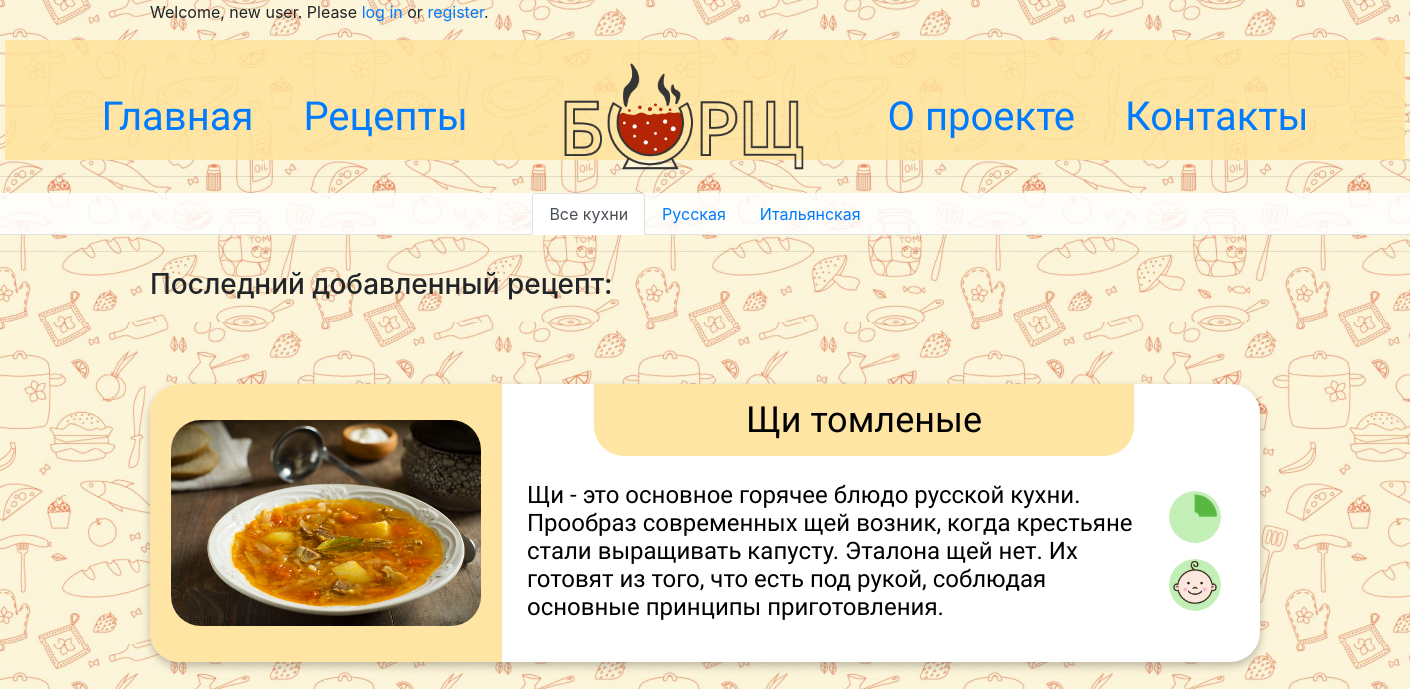
The page / on the database its author committed.
### mainapp/models.py (models this page shows, shortened)
class Cuisine(models.Model):
    class Meta:
        verbose_name = 'Кухня'
        verbose_name_plural = 'Кухни'
    name = models.CharField(verbose_name='название', max_length=64, unique=True)
    description = models.TextField(verbose_name='описание', blank=True)

class Recipe(models.Model):
    class Meta:
        verbose_name = 'Рецепт'
        verbose_name_plural = 'Рецепты'
    cuisine = models.ForeignKey(Cuisine, on_delete=models.CASCADE)
    name = models.CharField(verbose_name='название рецепта', max_length=255)
    description = models.TextField(verbose_name='описание', blank=True)
    level = models.IntegerField(verbose_name='сложность приготовления', default=1)
    duration = models.IntegerField(verbose_name='время приготовления', default=15)
    image = models.ImageField(upload_to='recipe_photos', blank=True)

### mainapp/views.py (the view)
# urls.py: path('', MainView.as_view(), name='main'),
class MainView(ListView):
    model = Recipe
    context_object_name = 'recipes'
    template_name = 'mainapp/index.html'
    queryset = Recipe.objects.order_by('-id')[:1]
    def get_context_data(self, **kwargs):
        context = super().get_context_data(**kwargs)
        context['cuisine_list'] = Cuisine.objects.all()
        return context

### mainapp/templatetags/my_tags.py (called while the page is built)
@register.filter(name='media_folder_recipes')
def media_folder_recipes(string):
    if not string:
        string = 'recipe_photos/default.png'
    return f'{settings.MEDIA_URL}{string}'

@register.filter(name='level_pic')
def level_pic(level):
    if level == 2:
        level = 'adult'
    elif level == 3:
        level = 'chief'
    else:
        level = 'child'
    return f'{settings.STATIC_URL}img/level_pic/{level}.png'

@register.filter(name='duration_pic')
def duration_pic(duration):
    if duration <= 15:
        duration = '15'
    elif duration > 15 and duration <=30:
        duration = '30'
    elif duration > 30 and duration <= 60:
        duration = '60'
    else:
        duration = 'gt_60'
    return f'{settings.STATIC_URL}img/duration_pic/{duration}.png'

### mainapp/templates/mainapp/index.html (shortened to what this page needs)
{% extends 'mainapp/base.html' %}
{% load my_tags %}
{% block content %}
<div class="container">
    <h3>Последний добавленный рецепт:</h3>
    <br>
    {% for recipe in recipes %}
        {% include 'mainapp/includes/inc_recipe_card.html' %}
    {% endfor %}
</div>
{% endblock %}

### mainapp/templates/mainapp/includes/inc_cuisine_menu.html (shortened to what this page needs)
<div class="cuisine-menu">
<ul class="nav nav-tabs justify-content-center">
  <li class="nav-item">
    <a href="{% url 'recipes:index' %}"
       class="nav-link {% if request.resolver_match.kwargs.cuisine == None %}
                  active
                {% endif %}">
      Все кухни
    </a>
  </li>
  {% for cuisine in cuisine_list %}
    <li class="nav-item">
      <a href="{% url 'recipes:cuisine' cuisine.name %}"
         class="nav-link ">
        {{ cuisine.name }}
      </a>
    </li>
  {% endfor %}
</ul>
</div>
<hr>

### mainapp/templates/mainapp/includes/inc_recipe_card.html (shortened to what this page needs)
{% load my_tags %}
<div class="recipe_card">
    <a href="{% url 'recipes:recipe' recipe.pk %}">
        <table>
            <tr>
                <td rowspan="2" class="recipe_img">
                    <img src="{{ recipe.image|media_folder_recipes }}">
                </td>
                <td class="recipe_spacer"></td>
                <td class="recipe_tittle">{{ recipe.name }} </td>
                <td class="recipe_spacer"></td>
            </tr>
            <tr>
                <td colspan="2" class="recipe_desc">
                    <p>{{ recipe.description }}</p>
                </td>
                <td class="recipe_spacer">
                    <p>
                        <img class="symbol" src="{{ recipe.duration|duration_pic }}" width="52">
                    </p>
                    <p>
                        <img class="symbol" src="{{ recipe.level|level_pic }}" width="52">
                    </p>
                </td>
            </tr>
        </table>
    </a>
</div>

### static/css/styles.css (style rules this page uses)
.cuisine-menu { background-color: rgba(255, 255, 255, 0.85); }
.bg-img { background-image: url( '/static/img/bg_image.jpg' ); background-repeat: repeat; }
.container { margin: 0 auto; }
.recipe_card { margin-top: 50px; margin-bottom: 50px; border-radius: 30px; width: 1110px; }
.recipe_card table { box-shadow: 0px 4px 9px rgba(0, 0, 0, 0.25); border-radius: 30px; font-family: Poiret One; font-style: normal; font-weight: normal; background: white; align-items: center; }
.recipe_card img { width: 310px; border-radius: 30px; margin: 20px; }
.recipe_img { background: #FFE5A3; border-radius: 30px 0px 0px 30px; }
.recipe_tittle { padding: 15px; font-size: 36px; line-height: 42px; display: block; text-align: center; color: #000000; background: #FFE5A3; border-radius: 0px 0px 30px 30px; width: 540px; }
.recipe_desc { padding: 25px; font-size: 24px; line-height: 28px; color: #000000; }
.recipe_spacer { width: 92px; }
.recipe_spacer img { width: 52px; margin: 0 auto; }

### rows shown on the page
Cuisine: name "Русская"
Cuisine: name "Итальянская"
Recipe: image|media_folder_recipes (picture), name "Щи томленые", description "Щи - это основное горячее блюдо русской кухни. Прообраз современных щей возник, когда крестьяне стали выращивать капусту. Эталона щей нет. Их готовят из того, что есть под рукой, соблюдая основные принципы приготовления."
